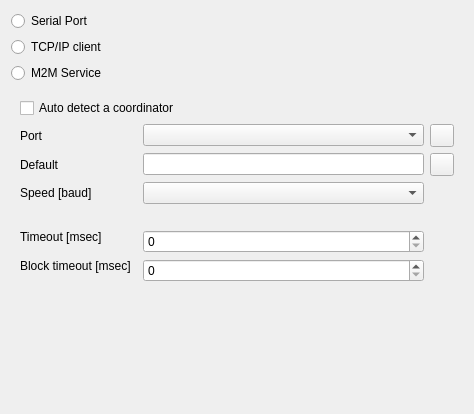
<?xml version="1.0" encoding="UTF-8"?>
<ui version="4.0">
 <class>ZbyrIfaceSett</class>
 <widget class="QWidget" name="ZbyrIfaceSett">
  <property name="geometry">
   <rect>
    <x>0</x>
    <y>0</y>
    <width>473</width>
    <height>414</height>
   </rect>
  </property>
  <property name="windowTitle">
   <string>Form</string>
  </property>
  <layout class="QVBoxLayout" name="verticalLayout_2">
   <item>
    <layout class="QVBoxLayout" name="verticalLayout">
     <item>
      <widget class="QRadioButton" name="radioButton">
       <property name="text">
        <string>Serial Port</string>
       </property>
      </widget>
     </item>
     <item>
      <widget class="QRadioButton" name="radioButton_2">
       <property name="text">
        <string>TCP/IP client</string>
       </property>
      </widget>
     </item>
     <item>
      <widget class="QRadioButton" name="radioButton_3">
       <property name="text">
        <string>M2M Service</string>
       </property>
      </widget>
     </item>
    </layout>
   </item>
   <item>
    <widget class="QStackedWidget" name="stackedWidget">
     <property name="currentIndex">
      <number>0</number>
     </property>
     <widget class="QWidget" name="page">
      <layout class="QGridLayout" name="gridLayout">
       <item row="5" column="0">
        <widget class="QLabel" name="label_2">
         <property name="text">
          <string>Timeout [msec]</string>
         </property>
        </widget>
       </item>
       <item row="5" column="2" rowspan="2">
        <widget class="QSpinBox" name="sbUartTimeout"/>
       </item>
       <item row="7" column="2">
        <widget class="QSpinBox" name="sbUartblockTimeout"/>
       </item>
       <item row="8" column="2">
        <spacer name="verticalSpacer">
         <property name="orientation">
          <enum>Qt::Vertical</enum>
         </property>
         <property name="sizeHint" stdset="0">
          <size>
           <width>20</width>
           <height>40</height>
          </size>
         </property>
        </spacer>
       </item>
       <item row="1" column="3">
        <widget class="QToolButton" name="tbUpdateSerial">
         <property name="text">
          <string/>
         </property>
        </widget>
       </item>
       <item row="3" column="2">
        <widget class="QComboBox" name="cbxBaudRate"/>
       </item>
       <item row="6" column="0" rowspan="2">
        <widget class="QLabel" name="label_3">
         <property name="text">
          <string>Block timeout [msec]</string>
         </property>
        </widget>
       </item>
       <item row="1" column="0">
        <widget class="QLabel" name="label_4">
         <property name="text">
          <string>Port</string>
         </property>
        </widget>
       </item>
       <item row="1" column="2">
        <widget class="QComboBox" name="cbxSerialPort"/>
       </item>
       <item row="2" column="3">
        <widget class="QToolButton" name="tbUpdateDefSerial">
         <property name="text">
          <string/>
         </property>
        </widget>
       </item>
       <item row="2" column="2">
        <widget class="QLineEdit" name="leDefaultPort">
         <property name="readOnly">
          <bool>true</bool>
         </property>
        </widget>
       </item>
       <item row="3" column="0" colspan="2">
        <widget class="QLabel" name="label">
         <property name="text">
          <string>Speed [baud]</string>
         </property>
        </widget>
       </item>
       <item row="2" column="0">
        <widget class="QLabel" name="label_5">
         <property name="text">
          <string>Default</string>
         </property>
        </widget>
       </item>
       <item row="4" column="0" colspan="4">
        <spacer name="horizontalSpacer_5">
         <property name="orientation">
          <enum>Qt::Horizontal</enum>
         </property>
         <property name="sizeHint" stdset="0">
          <size>
           <width>40</width>
           <height>20</height>
          </size>
         </property>
        </spacer>
       </item>
       <item row="0" column="0" colspan="4">
        <widget class="QCheckBox" name="cbxAutoUartPort">
         <property name="text">
          <string>Auto detect a coordinator</string>
         </property>
        </widget>
       </item>
      </layout>
     </widget>
     <widget class="QWidget" name="page_2">
      <layout class="QGridLayout" name="gridLayout_2">
       <item row="5" column="1">
        <widget class="QSpinBox" name="sbTcpBlockTimeout"/>
       </item>
       <item row="0" column="1">
        <widget class="QLineEdit" name="leHost"/>
       </item>
       <item row="4" column="0">
        <widget class="QLabel" name="label_9">
         <property name="text">
          <string>Timeout [msec]</string>
         </property>
        </widget>
       </item>
       <item row="1" column="1">
        <widget class="QSpinBox" name="spinBox"/>
       </item>
       <item row="2" column="1">
        <layout class="QHBoxLayout" name="horizontalLayout">
         <item>
          <widget class="QPushButton" name="pushButton">
           <property name="text">
            <string>History</string>
           </property>
          </widget>
         </item>
         <item>
          <spacer name="horizontalSpacer">
           <property name="orientation">
            <enum>Qt::Horizontal</enum>
           </property>
           <property name="sizeHint" stdset="0">
            <size>
             <width>40</width>
             <height>20</height>
            </size>
           </property>
          </spacer>
         </item>
        </layout>
       </item>
       <item row="5" column="0">
        <widget class="QLabel" name="label_10">
         <property name="text">
          <string>Block timeout [msec]</string>
         </property>
        </widget>
       </item>
       <item row="6" column="1">
        <spacer name="verticalSpacer_3">
         <property name="orientation">
          <enum>Qt::Vertical</enum>
         </property>
         <property name="sizeHint" stdset="0">
          <size>
           <width>20</width>
           <height>62</height>
          </size>
         </property>
        </spacer>
       </item>
       <item row="0" column="0">
        <widget class="QLabel" name="label_6">
         <property name="text">
          <string>Host</string>
         </property>
        </widget>
       </item>
       <item row="4" column="1">
        <widget class="QSpinBox" name="sbTcpTimeout"/>
       </item>
       <item row="1" column="0">
        <widget class="QLabel" name="label_7">
         <property name="text">
          <string>Port</string>
         </property>
        </widget>
       </item>
       <item row="3" column="0" colspan="2">
        <spacer name="horizontalSpacer_4">
         <property name="orientation">
          <enum>Qt::Horizontal</enum>
         </property>
         <property name="sizeHint" stdset="0">
          <size>
           <width>40</width>
           <height>20</height>
          </size>
         </property>
        </spacer>
       </item>
      </layout>
     </widget>
     <widget class="QWidget" name="page_3">
      <layout class="QGridLayout" name="gridLayout_3">
       <item row="1" column="1" colspan="3">
        <layout class="QHBoxLayout" name="horizontalLayout_2">
         <item>
          <widget class="QPushButton" name="pushButton_2">
           <property name="text">
            <string>History</string>
           </property>
          </widget>
         </item>
         <item>
          <widget class="QPushButton" name="pushButton_3">
           <property name="text">
            <string>Edit</string>
           </property>
          </widget>
         </item>
         <item>
          <widget class="QPushButton" name="pushButton_4">
           <property name="text">
            <string>Add</string>
           </property>
          </widget>
         </item>
         <item>
          <spacer name="horizontalSpacer_2">
           <property name="orientation">
            <enum>Qt::Horizontal</enum>
           </property>
           <property name="sizeHint" stdset="0">
            <size>
             <width>40</width>
             <height>20</height>
            </size>
           </property>
          </spacer>
         </item>
        </layout>
       </item>
       <item row="4" column="1" colspan="3">
        <widget class="QSpinBox" name="sbM2mBlockTimeout"/>
       </item>
       <item row="0" column="0">
        <widget class="QLabel" name="label_8">
         <property name="text">
          <string>Profile</string>
         </property>
        </widget>
       </item>
       <item row="4" column="0">
        <widget class="QLabel" name="label_12">
         <property name="text">
          <string>Block timeout [msec]</string>
         </property>
        </widget>
       </item>
       <item row="5" column="0" colspan="4">
        <spacer name="verticalSpacer_4">
         <property name="orientation">
          <enum>Qt::Vertical</enum>
         </property>
         <property name="sizeHint" stdset="0">
          <size>
           <width>434</width>
           <height>91</height>
          </size>
         </property>
        </spacer>
       </item>
       <item row="0" column="1" colspan="3">
        <widget class="QLineEdit" name="leM2mProfile">
         <property name="readOnly">
          <bool>true</bool>
         </property>
        </widget>
       </item>
       <item row="3" column="0">
        <widget class="QLabel" name="label_11">
         <property name="text">
          <string>Timeout [msec]</string>
         </property>
        </widget>
       </item>
       <item row="3" column="1" colspan="3">
        <widget class="QSpinBox" name="sbM2mTimeout"/>
       </item>
       <item row="2" column="0" colspan="4">
        <spacer name="horizontalSpacer_3">
         <property name="orientation">
          <enum>Qt::Horizontal</enum>
         </property>
         <property name="sizeHint" stdset="0">
          <size>
           <width>40</width>
           <height>20</height>
          </size>
         </property>
        </spacer>
       </item>
      </layout>
     </widget>
    </widget>
   </item>
   <item>
    <spacer name="verticalSpacer_2">
     <property name="orientation">
      <enum>Qt::Vertical</enum>
     </property>
     <property name="sizeHint" stdset="0">
      <size>
       <width>20</width>
       <height>53</height>
      </size>
     </property>
    </spacer>
   </item>
  </layout>
 </widget>
 <resources/>
 <connections/>
</ui>
